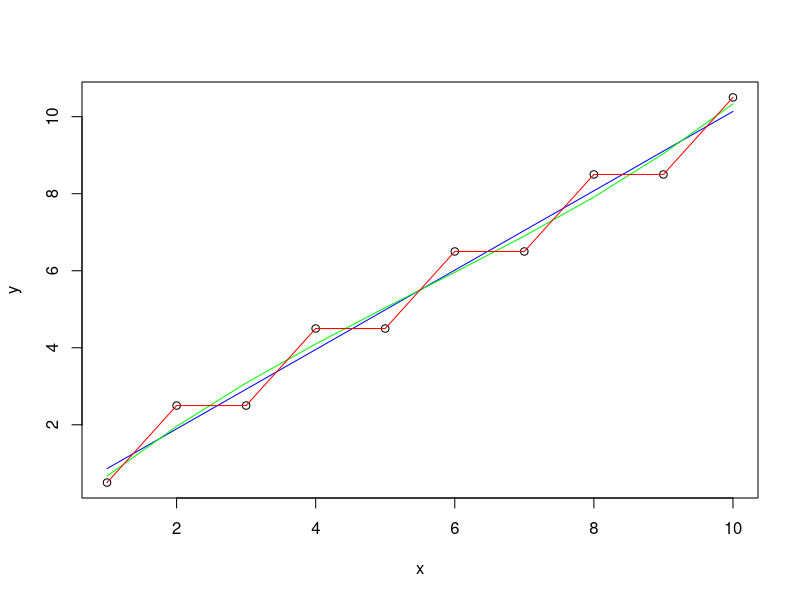

Recreate this plot in R.

#############################
#Data Mining Practical Session
#Lab 1 Exercise 4
#
#Subject: Testing overfitting on regression models
#
#Author: Austin Schwinn
#
#Jan 17, 2017
#############################

#install.packages('rstudioapi')
library(rstudioapi)

#Set working directory
setwd(dirname(rstudioapi::getActiveDocumentContext()$path))

#generate a sample dataset
x <- 1:10
y <- x + c(-.5,.5)
plot(x,y)

#try different regression models
#simple linear regression
model1 <- lm(y~x)
lines(x, predict(model1, data.frame(x)), lty=1, col="blue")
#Polynomial regression of order 3
model2 <- lm(y~poly(x,3))
lines(x, predict(model2, data.frame(x)), lty=1, col="green")
#Polynomial Regression of order 9
model3 <- lm(y~poly(x,9))
lines(x, predict(model3, data.frame(x)), lty=1, col="red")
